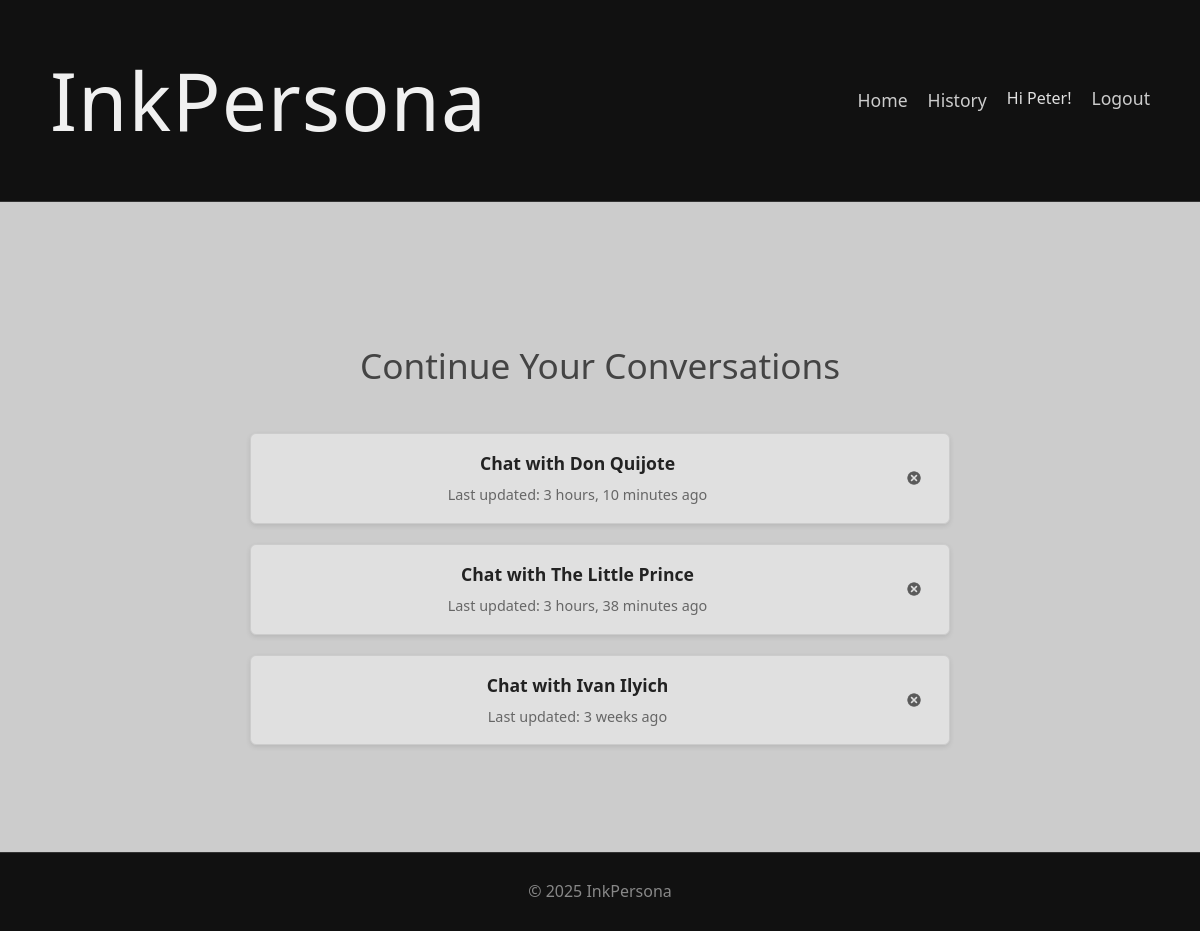
Page /app/history/ (signed in) on the committed database.
### characters/models.py (models this page shows, shortened)
class Conversation(models.Model):
    user = models.ForeignKey(
        settings.AUTH_USER_MODEL,
        on_delete=models.CASCADE,
        related_name='conversations'
    )
    character = models.ForeignKey(
        LiteraryCharacter,
        on_delete=models.CASCADE,
        related_name='conversations'
    )
    last_updated = models.DateTimeField(
        auto_now=True,
        help_text="Timestamp of the last message in the conversation."
    )
    class Meta:
        unique_together = ('user', 'character')
        ordering = ['-last_updated']

class LiteraryCharacter(models.Model):
    name = models.CharField(max_length=200)
    book = models.CharField(max_length=200)
    author = models.CharField(max_length=200)
    description = models.TextField(
        help_text="Detailed description of the character's personality, background, and speech patterns."
    )
    emoji = models.CharField(max_length=10, blank=True, help_text="Optional emoji representation.")
    tags = models.JSONField(default=list, help_text="List of keywords associated with the character.")
    image = models.ImageField(
        upload_to='character_images/',
        blank=True,
        null=True,
        help_text="Optional image for the character."
    )

### characters/views.py (the view)
# urls.py: path('history/', views.conversation_history, name='conversation_history'),
@login_required
def conversation_history(request):
    user_conversations = Conversation.objects.filter(user=request.user).order_by('-last_updated')
    context = {
        'conversations': user_conversations,
    }
    return render(request, 'characters/conversation_history.html', context)

### characters/templates/characters/conversation_history.html (shortened to what this page needs)
{% extends 'base.html' %}
{% load static %}
{% block content %}
<section class="section history-section">
    <div class="container">
            <h2 class="section-title">Continue Your Conversations</h2>
            {% if conversations %}
                <ul class="conversation-list">
                    {% for conversation in conversations %}
                        <li class="conversation-item">
                            <div class="conversation-entry">
                                <a href="{% url 'characters:character_detail' conversation.character.id %}" class="conversation-link">
                                    <span class="character-name">Chat with {{ conversation.character.name }}</span>
                                    <span class="last-updated">Last updated: {{ conversation.last_updated|timesince }} ago</span>
                                </a>
                                <form method="post" action="{% url 'characters:delete_conversation' conversation.id %}" class="delete-form" onsubmit="return confirm('Are you sure you want to delete this conversation?');">
                                    <button type="submit" class="btn-delete" title="Delete Conversation">
                                        <img src="{% static 'icons/delete_icon.png' %}" alt="Delete" class="delete-icon">
                                    </button>
                                </form>
                            </div>
                        </li>
                    {% endfor %}
                </ul>
            {% else %}
                <p class="no-history">You haven't started any conversations yet.</p>
            {% endif %}
    </div>
</section>
{% endblock %}

### templates/base.html (shortened to what this page needs)
{% load static %}
<!DOCTYPE html>
<html lang="en">
<head>
    <link rel="stylesheet" href="{% static 'css/styles.css' %}">
</head>
<body class="app-body">
    <header class="app-header">
        <div class="container">
            <h1 class="site-title"><a href="{% url 'landing_page' %}" class="site-title-link">InkPersona</a></h1>
            {% if request.resolver_match.url_name != 'login' and request.resolver_match.url_name != 'signup' %}
            <nav>
                <ul>
                    <li><a href="{% url 'characters:character_list' %}">Home</a></li>
                    {% if user.is_authenticated %}
                        <li><a href="{% url 'characters:conversation_history' %}">History</a></li>
                    {% endif %}
                    {% if user.is_authenticated %}
                        <li><span>Hi {{ user.username }}!</span></li>
                        <li>
                            <form method="post" action="{% url 'logout' %}" style="display: inline;">
                                <button type="submit" class="nav-button-link">Logout</button>
                            </form>
                        </li>
                    {% else %}
                        <li><a href="{% url 'login' %}">Login</a></li>
                    {% endif %}
                </ul>
            </nav>
            {% endif %}
        </div>
    </header>
    <main>
        {% block content %}{% endblock %}
    </main>
    <footer class="app-footer">
        <div class="container">
            <p>&copy; {% now "Y" %} InkPersona</p>
        </div>
    </footer>
</body>
</html>

### static/css/styles.css (style rules this page uses)
body.app-body { background-color: #111; color: #e0e0e0; font-family: 'Segoe UI', Tahoma, Geneva, Verdana, sans-serif; margin: 0; padding: 0; line-height: 1.6; height: 100vh; overflow: hidden; }
.container { max-width: 1100px; margin: 0 auto; padding: 0 20px; }
.app-header { background-color: #111; padding: 15px 0; border-bottom: 1px solid #333; position: sticky; top: 0; z-index: 10; transition: padding 0.3s ease-out; }
.app-header .container { display: flex; justify-content: space-between; align-items: center; }
.site-title-link { font-size: 2.5em; font-weight: 300; color: #f0f0f0; text-decoration: none; letter-spacing: 1px; transition: font-size 0.3s ease-out; }
.app-header nav a { color: #ccc; text-decoration: none; font-size: 1.1em; transition: color 0.3s ease; }
.app-header nav ul { list-style: none; padding: 0; margin: 0; display: flex; }
.app-header nav li { margin-left: 20px; }
main { background-color: #cccccc; color: #333; height: calc(100vh - 70.861px); overflow-y: scroll; position: relative; z-index: 1; }
.section { min-height: calc(100vh - 70.861px); width: 100%; display: flex; justify-content: center; align-items: center; text-align: center; padding: 40px 0; border-bottom: 1px solid #bbb; opacity: 0; transform: translateY(50px); transition: opacity 0.8s ease-out, transform 0.8s ease-out; overflow: hidden; box-sizing: border-box; }
.section.active { opacity: 1; transform: translateY(0); }
.section:last-child { border-bottom: none; }
.section .container { max-width: 1100px; width: 90%; padding: 20px; max-height: 100%; overflow-y: auto; }
.section-title { text-align: center; font-size: 2.2em; margin-bottom: 40px; color: #444; font-weight: 300; }
.character-name { font-size: 1.5em; margin-top: 0; margin-bottom: 5px; color: #222; }
.app-footer { background-color: #111; color: #888; text-align: center; padding: 10px 0; border-top: 1px solid #333; position: fixed; bottom: 0; left: 0; width: 100%; z-index: 10; box-sizing: border-box; }
.section:last-child .container { padding-bottom: 80px; }
.conversation-list { list-style: none; padding: 0; margin: 40px auto 0 auto; max-width: 700px; }
.conversation-item { background-color: #e0e0e0; border-radius: 6px; margin-bottom: 20px; box-shadow: 0 2px 5px rgba(0,0,0,0.1); border: 1px solid #ccc; transition: box-shadow 0.3s ease; }
.conversation-entry { display: flex; justify-content: space-between; align-items: center; gap: 15px; padding: 15px 20px; }
.conversation-link { display: block; text-decoration: none; color: #444; flex-grow: 1; }
.conversation-link .character-name { font-weight: bold; display: block; margin-bottom: 5px; font-size: 1.1em; }
.conversation-link .last-updated { font-size: 0.9em; color: #666; }
.delete-form { margin: 0; flex-shrink: 0; }
.btn-delete { background: none; border: none; cursor: pointer; padding: 5px; line-height: 0; opacity: 0.6; transition: opacity 0.2s ease; }
.delete-icon { width: 20px; height: 20px; vertical-align: middle; }
.nav-button-link { background: none; border: none; padding: 0; margin: 0; color: #ccc; font-family: inherit; font-size: 1.1em; cursor: pointer; text-decoration: none; transition: color 0.3s ease; }

### rows in the picture
Conversation: character.name "Don Quijote", last_updated "3 hours, 10 minutes"
Conversation: character.name "The Little Prince", last_updated "3 hours, 38 minutes"
Conversation: character.name "Ivan Ilyich", last_updated "3 weeks"

### other values in the picture
{{ user.username }} "Peter"
